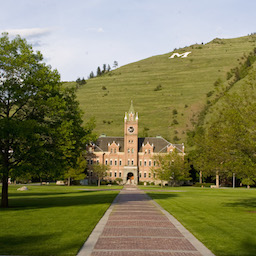
%> input picture Example_Images/Main_Hall_2008.jpg, 256 x 256 px
$ octave Inpainting_MCMC.m   (GNU Octave 9; MATLAB toolbox functions it lacks are replaced by stand-ins)
%> lines starting %> are read from the running program, lines starting %| are printed output that depends on the picture
### Functions&MatFiles/CG.m
function [x,iter_hist,term_code] = CG(x0,b,params,a_mult)

%%%%%%%%%%%%%%%%%%%%%%%%%%%%%%%%%%%%%%%%%%%%%%%%%%%%%%%%%%%%%%%%%%%%%%%%%%%%%
%  Use conjugate gradient iteration to minimize the quadratic functional
%       J(x) = - b'*x + 0.5*x'*A*x,
%  where b is an n-vector and A is an n X n symmetric positive
%  definite (SPD) matrix. Equivalently, solve the linear system
%       A*x = b.
%
%  Input Variables:
%    x0       --- vector containing the initial guess.
%    b        --- vector containing right hand side of system A*x = b.
%    a_mult   --- This is either a matrix containing A, or a text string
%                 containing the name of the MATLAB function which
%                 implements multiplication by A. In the later case,
%                 to compute y=A*x, call y = feval(a_mult,x,params).
%                 A must be SPD.
%    precond  --- This is either a matrix containing the preconditioner
%                 M, or a text string containing the name of the MATLAB
%                 function which implements the preconditioner M. In
%                 the latter case, to solve M*x=y, call
%                 x = feval(precond,y,params). M must be SPD.
%    params   --- MATLAB structure array containing CG parameters
%       and information used by a_mult and m_invert.
%    params.max_cg_iter      Maximimum number of CG iterations.
%    params.cg_step_tol      Stop CG when ||x_k+1 - x_k|| < step_tol.
%    params.cg_io_flag       Output CG info if ioflag = 1.
%    params.cg_figure_no     Figure number for CG output.
%
%  Output Variables:
%    x         --- Approximate solution obtained by CG.
%    iter_hist  --- Array containing iteration history.
%     iter_hist(k,1) = CG iteration number.
%     iter_hist(k,2) = gradient norm at current CG iteration.
%     iter_hist(k,3) = norm of current CG step, ||x_current - x_previous||.
%     iter_hist(k,4) = norm of iterative solution error, ||x_current - x_inf||,
%                      where x_inf is the solution to A*x = -b. This
%                      is computed only if the field params.x_inf exist.
%    term_code --- CG termination code.
%     term_code = 1    Maximum CG iterations reached.
%     term_code = 2    CG step norm stopping tolerance reached.
%     term_code = 3    CG gradient norm stopping tolerance reached.
%     term_code = 4    Negative curvature detected. This suggests that
%                      either A or M is not SPD.
%%%%%%%%%%%%%%%%%%%%%%%%%%%%%%%%%%%%%%%%%%%%%%%%%%%%%%%%%%%%%%%%%%%%%%%%%%%%%%

  a_params        = params.a_params;
  precond         = params.precond;
  max_cg_iter     = params.max_cg_iter;
  step_tol        = params.cg_step_tol;
  grad_tol        = params.grad_tol;
  io_flag         = params.cg_io_flag;
  cg_fig          = params.cg_figure_no;
  if isfield(params,'x_inf')
    e_flag = 1;            %  Indicate that params.x_inf exists.
    x_inf = params.x_inf;
  else
    e_flag = 0;            %  Indicate that params.x_inf does not exist.
  end
  sqrt_n = sqrt(length(b(:)));

%%%%%%%%%%%%%%%%%%%%%%%%%%%%%%%%%%%%%%%%%%%%%%%%%%%%%%%%%%%%
%  CG initialization.                                      %
%%%%%%%%%%%%%%%%%%%%%%%%%%%%%%%%%%%%%%%%%%%%%%%%%%%%%%%%%%%%

  if ~isempty(precond)
    precond_params = params.precond_params;
    precond_flag = 1;   %  Use preconditioning.
  else
    precond_flag = 0;   %  No preconditioning.
  end

  x = x0;
  if isnumeric(a_mult)
    Ax = a_mult * x;
  else
    Ax = feval(a_mult,x,a_params);
  end
  g = Ax - b;                       %  Initial gradient g = A*x0 - b.
  ng0 = norm(g(:));
  if precond_flag
    if isnumeric(precond)           %  Apply preconditioner; solve M*z = g.
      z = precond \ g;
    else
      z = feval(precond,g,precond_params);
    end
  else
    z = g;                          %  No preconditioning.
  end
  d = -z;                           %  Initial search direction.
  D = -d(:);
  if isnumeric(a_mult)            %  Compute A*d.
    Ad = a_mult * d;
  else
    Ad = feval(a_mult,d,a_params);
  end
  AD = -Ad(:);
  delta = g(:)'*z(:);               %  delta = g' * M^{-1} * g.
  stepnormvec = [];
  gnorm = ng0;
  term_code = 0;
  cg_iter = 0;
  if e_flag
    enorm = norm(x(:) - x_inf(:)) / norm(x_inf(:));
    iter_hist = [cg_iter gnorm 0 enorm];
  else
    iter_hist = [cg_iter gnorm 0];
  end

%%%%%%%%%%%%%%%%%%%%%%%%%%%%%%%%%%%%%%%%%%%%%%%%%%%%%%%%%%%%
%  CG iteration.                                           %
%%%%%%%%%%%%%%%%%%%%%%%%%%%%%%%%%%%%%%%%%%%%%%%%%%%%%%%%%%%%

  while term_code == 0
    cg_iter = cg_iter + 1;

    dAd = d(:)'*Ad(:);              %  Compute d'*A*d.

    if dAd <= 0
      term_code = 1;                %  Negative curvature detected.
      fprintf('***** Negative curvature detected in CG.\n');
      x = [];
      return
    end

    tau = delta / dAd;              %  Line search parameter.
    x = x + tau*d;                  %  Update approximate solution.
    g = g + tau*Ad;                 %  Update gradient g = b + A*x.
    if precond_flag
      if isnumeric(precond);        %  Apply preconditioner; solve M*z = g.
        z = precond \ g;
      else
        z = feval(precond,g,precond_params);
      end
    else
      z = g;                        %  No preconditioning.
    end
    delta_new = g(:)'*z(:);         %  delta = g' * M^{-1} * g.
    my_beta = delta_new / delta;    %  Note: beta is a MATLAB function.
    d = -z + my_beta*d;             %  Update CG search direction.
    if isnumeric(a_mult)            %  Compute A*d.
      Ad = a_mult * d;
    else
      Ad = feval(a_mult,d,a_params);
    end

    delta = delta_new;

    %  Compute and store CG convergence information.

    snorm = abs(tau)*norm(d(:));
    gnorm = norm(g(:));%sqrt(delta);
    stepnormvec = [stepnormvec; snorm];
    if e_flag
      enorm = norm(x(:)-x_inf(:)) / norm(x_inf(:));
      iter_hist = [iter_hist; [cg_iter gnorm snorm enorm]];
    else
      iter_hist = [iter_hist; [cg_iter gnorm snorm]];
    end

    %  Plot CG convergence information.

    if ~isempty(cg_fig)
      figure(cg_fig)

      %  Plot norm of gradient g = A*x + b vs CG iteration count.

      iter_vec = iter_hist(:,1);
      gradnormvec = iter_hist(:,2);
      subplot(221)
      if grad_tol > 0
        gconst = grad_tol * ones(size(iter_vec));
        semilogy(iter_vec,gradnormvec,'o-', iter_vec,gconst,'-')
      else
    	semilogy(iter_vec,gradnormvec,'o-')
      end
      title('CG Gradient Norm')
      xlabel('CG iterate')

      %  Plot norm of step x - x_last vs CG iteration count.

      subplot(222)
      stepnormvec = iter_hist(:,3);
      ns = max(size(stepnormvec));
      stepnormvec = stepnormvec(2:ns);
      iter_vec = iter_hist(2:ns,1);
      if step_tol > 0
        sconst = step_tol * ones(size(iter_vec));
        semilogy(iter_vec,stepnormvec,'o-', iter_vec,sconst,'-')
      else
        semilogy(iter_vec,stepnormvec,'o-')
      end
      title('Norm of CG Step')
      xlabel('CG iterate')

      if e_flag

	%  Plot norm of iterative solution error, x - x_inf, vs CG
	%  iteration count.

        iter_vec = iter_hist(:,1);
        enormvec = iter_hist(:,4);
        subplot(223)
    	semilogy(iter_vec,enormvec,'o-')
        title('Iterative Soln Error Norm')
        xlabel('CG iterate')
      end

    end

    %  Check stopping criteria.

    if cg_iter >= max_cg_iter
      term_code = 1;
      %fprintf('***** Max CG iterations exceeded.\n');
      return
    elseif snorm <= step_tol
      term_code = 2;
      %fprintf('***** Step norm stopping tol reached in CG at iter %4.0f.\n',...
      %  cg_iter);
      return
    elseif gnorm/ng0 <= grad_tol
      term_code = 3;
      %fprintf('***** Gradient norm stopping tol reached in CG at iter %4.0f.\n',cg_iter);
      return
    end

  end %(while term_code == 0)

### Functions&MatFiles/Amult_circulant.m
function Ax = Afun_circulant(x,ahat)
% This function computes multiplication by a matrix A that has block
% circulant with circulant block structure. It makes use of the DFT and
% IDFT. The inputs are the eigenvalues of A, contained in ahat, and the
% vector x, while the output is the vector A*x.
%
% written by John Bardsley 2016.
%
Ax = real(ifft2(ahat.*fft2(x)));

### Functions&MatFiles/Bmult_DataDrivenMCMC.m
  function y_array = Bmult_DataDrivenMCMC(x_array,params)
%  Compute array(y), where y = (lambda*A'*M'*M*A+ delta*P)*x. A is assumed
%  BCCB, but we are using the data driven boundary conditions, thus a
%  masking array M is required. For use in Inpaintint_MCMC.
%
%  written by Rick Brown 2019.
%

  ahat   = params.ahat;
  M      = params.M;
  lambda = params.lambda;
  delta  = params.delta;
  phat   = params.phat;

  %  Compute lambda A'*M*(A*x) + alpha L*x

  dftx_array  = fft2(x_array);
  MAx         = M.*real(ifft2(ahat.*dftx_array));
  AtMAx_array = real(ifft2(conj(ahat).*fft2(MAx)));
  y_array     = lambda*AtMAx_array + delta*real(ifft2(phat.*dftx_array));


### Inpainting_MCMC.m
%
%  Hierarchical Gibbs sampler for 2d image inpainting. Periodic boundary
%  conditions are assumed on the image so that the DFT can be used for
%  fast computations.
%
%  Once the samples are computed, the sample mean is used as an estimator
%  of the unknown image and empirical quantiles are used to compute 95%
%  credibility intervals for every unknown.
%
%  The Geweke test is used to determine whether the second half of the
%  chain is in equilibrium, and the integrated auto correlated time,
%  and related essential sample size.
%
%  Written by Rick Brown 2020 based on code written by John Bardsley 2016
%

clear all, close all
path(path,'Functions&MatFiles')
path(path,'Variogram_Functions')
path(path,'Example_Images')

%% Section 1 - Color, Prior, and Reading Data %%
% Make selections about saving plots, whether to do the deblurring in black
% and white vs color, and read in the data.
BW = input('Enter 1 to black and white deblur or 2 for color deblur ');
%> the answer given: 1

% Entering a number other than 1 will only perform MCMC for lambda and delta.
MCMCparam = input('Enter 1 to do MCMC for ell. ');
%> the answer given: 1
x_read = imread('Main_Hall_2008.jpg','jpg');
%> x_read is the input picture: size 256x256x3 uint8; mean R, G, B 128, 125.9, 86.2
x_read = im2double(x_read);
%> x_read: size 256x256x3 double
[~,n,~] = size(x_read);
%> n = 256
sig = 0.002; % Controls the amount of blur in the image.
mask_type = 1; % 1 for random mask, 2 for systematic mask
pmask = 0.4; % Percentage of elements that are removed from the image.

if BW == 1
    x_true = rgb2gray(x_read);
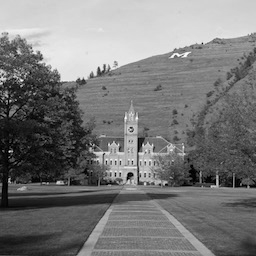
%> x_true: size 256x256 double; min 0, max 0.996, mean 0.478
    x_true = x_true/max(x_true(:))*100;
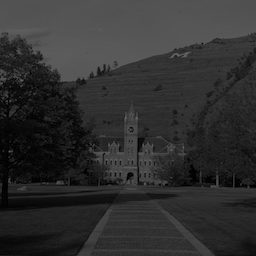
%> x_true: size 256x256 double; min 0, max 100, mean 48
    coloriters = 1;
elseif BW == 2
    xmeancolor=zeros(n/2,n/2,3);
    bcolor=zeros(n/2,n/2,3);
    x_truecolor = zeros(n/2,n/2,3);
    Q = zeros(n/2,n/2,3);
    Lambda = cell(3,1);
    Delta = cell(3,1);
    if MCMCparam == 1
        Ell = cell(3,1);
    end
    coloriters = 3;
end

%% Section 2 - Generate Noisy Data %%
%  Construct the Fourier transform of the circulant-shifted
%  convolution kernel on the extended domain, then restrict the domain to
%  generate the data.

% coloriters = 1 for black and white or = 3 for color. If dealing with
% color, we will essentially do 3 black and white deblurs and combine them
% into one color image since color images are stored as 3 2-D arrays - one
% each for the intensities of Red, Green, and Blue.

%> (the run ends here)
